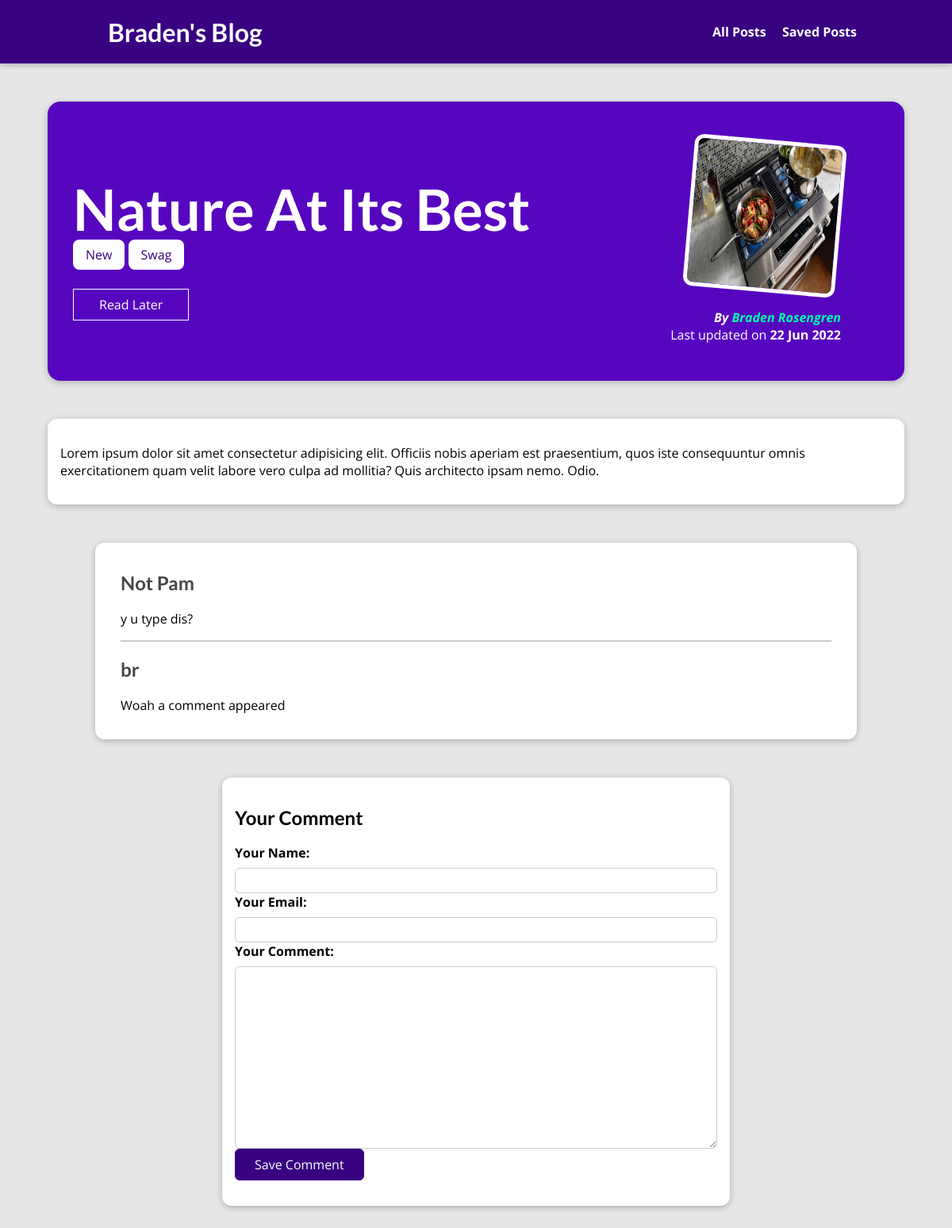
The page /posts/nature-at-its-best on the database its author committed.
### blog/models.py (models this page shows, shortened)
class Post(models.Model):
    title               = models.CharField(max_length=128, null=False)
    excerpt             = models.CharField(max_length=256, null=False)
    image               = models.ImageField(upload_to="posts", null=True)
    date_created        = models.DateTimeField(auto_now_add=True)
    date_last_modified  = models.DateTimeField(auto_now=True)
    slug                = models.SlugField(unique=True, db_index=True)
    content             = models.TextField(validators=[MinLengthValidator(16)])
    author              = models.ForeignKey(Author, on_delete=models.SET_NULL, null=True, related_name="posts")
    tags                = models.ManyToManyField(Tag, related_name="posts")

class Tag(models.Model):
    tag = models.CharField(max_length=32)

class Author(models.Model):
    first_name      = models.CharField(max_length=64)
    last_name       = models.CharField(max_length=128)
    email_address   = models.EmailField(max_length=128)
    def full_name(self):
        return f"{self.first_name} {self.last_name}"
    def __str__(self):
        return self.full_name()

class Comment(models.Model):
    user_name   = models.CharField(max_length=64)
    user_email  = models.EmailField(max_length=128)
    text        = models.TextField(max_length=1024)
    post        = models.ForeignKey(Post, on_delete=models.CASCADE, related_name="comments")

### blog/views.py (the view)
# urls.py: path("posts/<slug:slug>", views.SinglePostView.as_view(), name="post-detail-page"),
class SinglePostView(View):
    template_name = "blog/post-detail.html"
    model = Post
    def is_post_stored(self, request, post_id):
        stored_posts = request.session.get("stored_posts")
        if stored_posts is not None:
            is_saved_for_later = post_id in stored_posts
        else:
            is_saved_for_later = False
        return is_saved_for_later
    def get(self, request, slug):
        post = Post.objects.get(slug=slug)
        context = {
            "post": post,
            "post_tags":post.tags.all(),
            "comment_form":CommentForm(),
            "comments":post.comments.all().order_by("-id"), # type: ignore
            "saved_for_later": self.is_post_stored(request, post.id) # type: ignore
        }
        return render(request, "blog/post-detail.html", context)
    def post(self, request, slug):
        comment_form  = CommentForm(request.POST)
        post = Post.objects.get(slug=slug)
        if comment_form.is_valid():
            comment = comment_form.save(commit=False)
            comment.post = post
            comment.save()
            return HttpResponseRedirect(reverse("post-detail-page", args=[slug]))
        context = {
            "post": post,
            "post_tags":post.tags.all(),
            "comment_form": comment_form,
            "comments":post.comments.all().order_by("-id"), # type: ignore
            "saved_for_later": self.is_post_stored(request, post.id)  # type: ignore
        }
        return render(request, "blog/post-detail.html", context)

### blog/forms.py
class CommentForm(forms.ModelForm):
	class Meta:
		model = Comment
		exclude = ["post"]
		labels = {
			"user_name": "Your Name",
			"user_email": "Your Email",
			"text": "Your Comment",
		}

### blog/templates/blog/post-detail.html (shortened to what this page needs)
{% extends "base.html" %}
{% load static %}
{% block css_files %}
    <link rel="stylesheet" href="{% static "blog/post-detail.css" %}" />
{% endblock %}
{% block content %}
    <section id="summary">
        <h2>{{post.title}}</h2>
        <div>
            {% for tag in post.tags.all %}
                <span class=tag>{{ tag.tag }}</span>
            {% endfor %}
        </div>
        <div id="read-later">
            <form action="{% url "read-later" %}" method="POST">
                <button>
                    {% if saved_for_later %}
                        Remove from Read Later
                    {% else %}
                        Read Later
                    {% endif %}
                </button>
            </form>
        </div>
        <article>
            <img src="{{ post.image.url }}" alt={{post.title}} />
            <address>By <a href="mailto:{{post.author.email_address}}">{{ post.author|title }}</a></address>
            <div>
                Last updated on <time>{{ post.date_last_modified|date:"d M Y" }}</time>
            </div>
        </article>
    </section>
    <main>
        {{ post.content|linebreaks }}
    </main>
    <section id="comments">
        {% if comments %}
        <ul>
            {% for comment in comments %}
            <li>
                <h2>{{ comment.user_name }}</h2>
                <p>{{ comment.text | linebreaks }}</p>
            </li>
            {% endfor %}
        </ul>
        {% else %}
        <h2>No comments yet</h2>
        {% endif %}
    </section>
    <section id="comment-form">
        <h2>Your Comment</h2>
        <form action="{% url "post-detail-page" post.slug %}" method="POST">
            {% for form_field in comment_form %}
                <div class="form-control">
                    {{ form_field.label_tag }}
                    {{ form_field }}
            {% endfor %}
            <button>Save Comment</button>
        </form>
    </section>
{% endblock %}

### static/app.css (style rules this page uses)
* { box-sizing: border-box; }
html { font-family: 'Open Sans', 'Lato', sans-serif; }
body { margin: 0; }
h1, h2, h3 { font-family: 'Lato', sans-serif; font-weight: bold; }

### blog/static/blog/post-detail.css (style rules this page uses)
body { background-color: #e7e7e7; }
#summary { margin: 8rem auto 3rem auto; padding: 2rem; width: 90%; max-width: 90rem; border-radius: 16px; background-color: #5706c0; position: relative; box-shadow: 0 2px 8px rgba(0, 0, 0, 0.25); height: 22rem; }
#summary h2 { color: white; font-size: 4.5rem; margin-bottom: 0.25rem; }
#summary article { position: absolute; top: 2rem; right: 3rem; padding: 1rem 2rem; border-radius: 12px; text-align: right; color: white; }
#summary article img { width: 12rem; height: 12rem; border-radius: 12px; transform: rotateZ(5deg); border: 5px solid white; margin-bottom: 1rem; }
#summary address { font-weight: bold; }
#summary a { color:rgb(0, 255, 170); text-decoration: none;; }
#summary time { font-weight: bold; }
main { width: 90%; max-width: 90rem; margin: 3rem auto; background-color: white; padding: 1rem; border-radius: 12px; box-shadow: 0 2px 8px rgba(0, 0, 0, 0.25); }
.tag { background-color: white; color: #390281; padding: 0.5rem 1rem; border-radius: 8px; }
#comment-form { margin: 3rem auto; width: 90%; max-width: 40rem; border-radius: 12px; background-color: white; box-shadow: 0 2px 8px rgba(0, 0, 0, 0.25); padding: 1rem; }
#comment-form button { font: inherit; background-color: #390281; color: white; border: 1px solid #390281; padding: 0.5rem 1.5rem; border-radius: 6px; cursor: pointer; }
.form-control { margin-bottom: 1rem; }
.form-control label { font-weight: bold; margin-bottom: 0.5rem; display: block; }
.form-control input, .form-control textarea { display: block; width: 100%; font: inherit; padding: 0.25rem; border-radius: 6px; border: 1px solid #ccc; }
#comments { margin: 3rem auto; width: 90%; max-width: 60rem; border-radius: 12px; background-color: white; box-shadow: 0 2px 8px rgba(0, 0, 0, 0.25); padding: 1rem 2rem; }
#comments ul { list-style: none; margin: 0; padding: 0; }
#comments li { margin-bottom: 1rem; border-bottom: 2px solid #ccc; }
#comments li:last-of-type { border-bottom: none; }
#comments h2 { color: #464646; }
#read-later { margin: 2rem 0; }
#read-later button { background-color: transparent; border: 1px solid white; padding: .5rem 2rem; font: inherit; color: white; cursor: pointer; }

### rows shown on the page
Post: title "Nature At Its Best", image (picture), author "Braden Rosengren", date_last_modified "22 Jun 2022", content "Lorem ipsum dolor sit amet consectetur adipisicing elit. Officiis nobis aperiam est praesentium, quos iste consequuntur omnis exercitationem quam velit labore vero culpa ad mollitia? Quis architecto ipsam nemo. Odio."
Tag: tag "New"
Tag: tag "Swag"
Comment: user_name "Not Pam", text "y u type dis?"
Comment: user_name "br", text "Woah a comment appeared"
